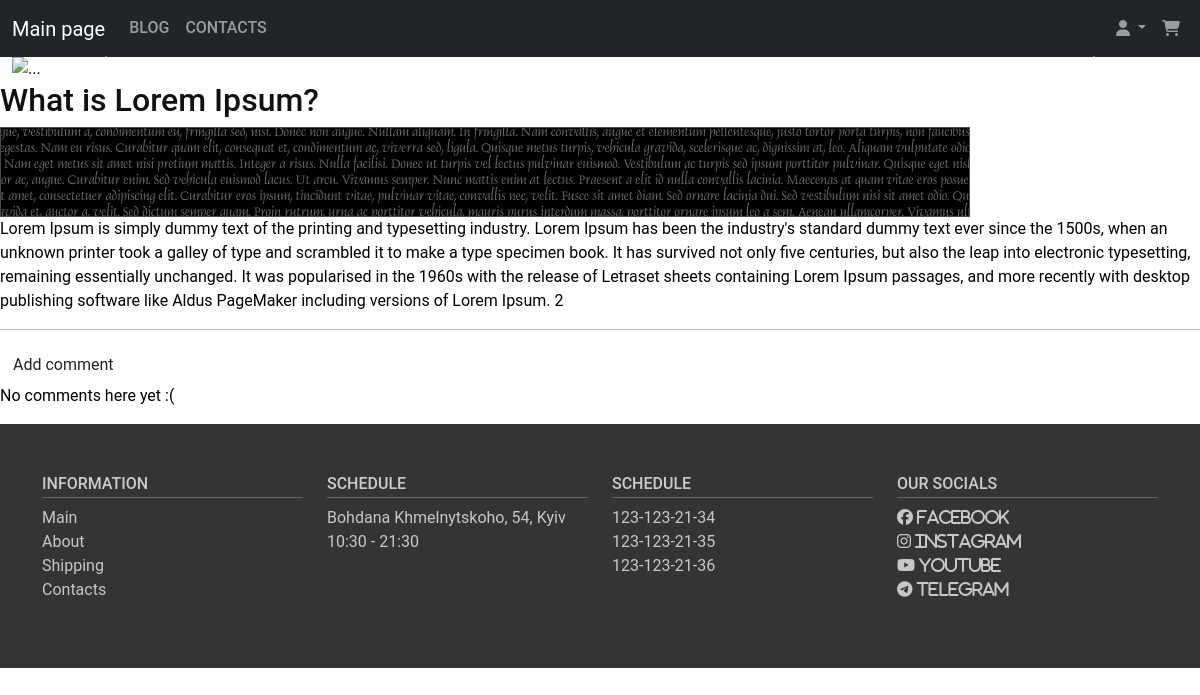
Page /blog/what-is-lorem-ipsum/ on the committed database.
### cafe/models.py (models this page shows, shortened)
class Post(models.Model):
    author = models.ForeignKey(settings.AUTH_USER_MODEL, on_delete=models.CASCADE)
    title = models.CharField(max_length=200)
    slug = models.SlugField(max_length=200, unique=True, db_index=True, verbose_name='URL')
    image = models.ImageField(null=True, blank=True)
    text = models.TextField()
    created_date = models.DateTimeField(
        default=timezone.now)
    published_date = models.DateTimeField(
        blank=True, null=True)
    @property
    def image_url(self):
        try:
            url = self.image.url
        except:
            url = ''
        return url

### cafe/views.py (the view)
# urls.py: path('blog/<slug:slug>/', v.post_detail, name='post_detail'),
def post_detail(request, slug):
    post = get_object_or_404(m.Post, slug=slug)
    return render(request, 'cafe/post_detail.html', {'post': post})

### cafe/templates/cafe/post_detail.html (shortened to what this page needs)
{% extends 'cafe/base.html' %}
{% load static %}
{% block content %}
    <article class="post">
        <h2>{{post.title}}</h2>
        <img src="{{post.image_url}}">
        <p>{{post.text|linebreaksbr}}</p>
    </article>
    <hr>
<a class="btn btn-default" href="{% url 'add_comment' slug=post.slug %}">Add comment</a>
    {% for comment in post.comments.all %}
    <div class="comment">
        <div class="date">{{ comment.created_date }}</div>
        <strong>{{ comment.author }}</strong>
        <p>{{ comment.text|linebreaks }}</p>
    </div>
    {% empty %}
        <p>No comments here yet :(</p>
    {% endfor %}
{% endblock %}

### cafe/static/css/styles.css (style rules this page uses)
body { font-family: 'Roboto', sans-serif; font-size: 16px; font-weight: 400; color: black; background-color: white; min-width: 320px; }
img { max-width: 100%; height: auto; }
a { color: #111; }
h1, h2, h3, h4, h5, h6 { color: #111111; }

### rows in the picture
Post: title "What is Lorem Ipsum?", image_url (picture), text "Lorem Ipsum is simply dummy text of the printing and typesetting industry. Lorem Ipsum has been the industry's standard dummy text ever since the 1500s, when an unknown printer took a galley of type and scrambled it to make a type specimen book. It has survived not only five centuries, but also the leap into electronic typesetting, remaining essentially unchanged. It was popularised in the 1960s with the release of Letraset sheets containing Lorem Ipsum passages, and more recently with desktop publishing software like Aldus PageMaker including versions of Lorem Ipsum. 2"
